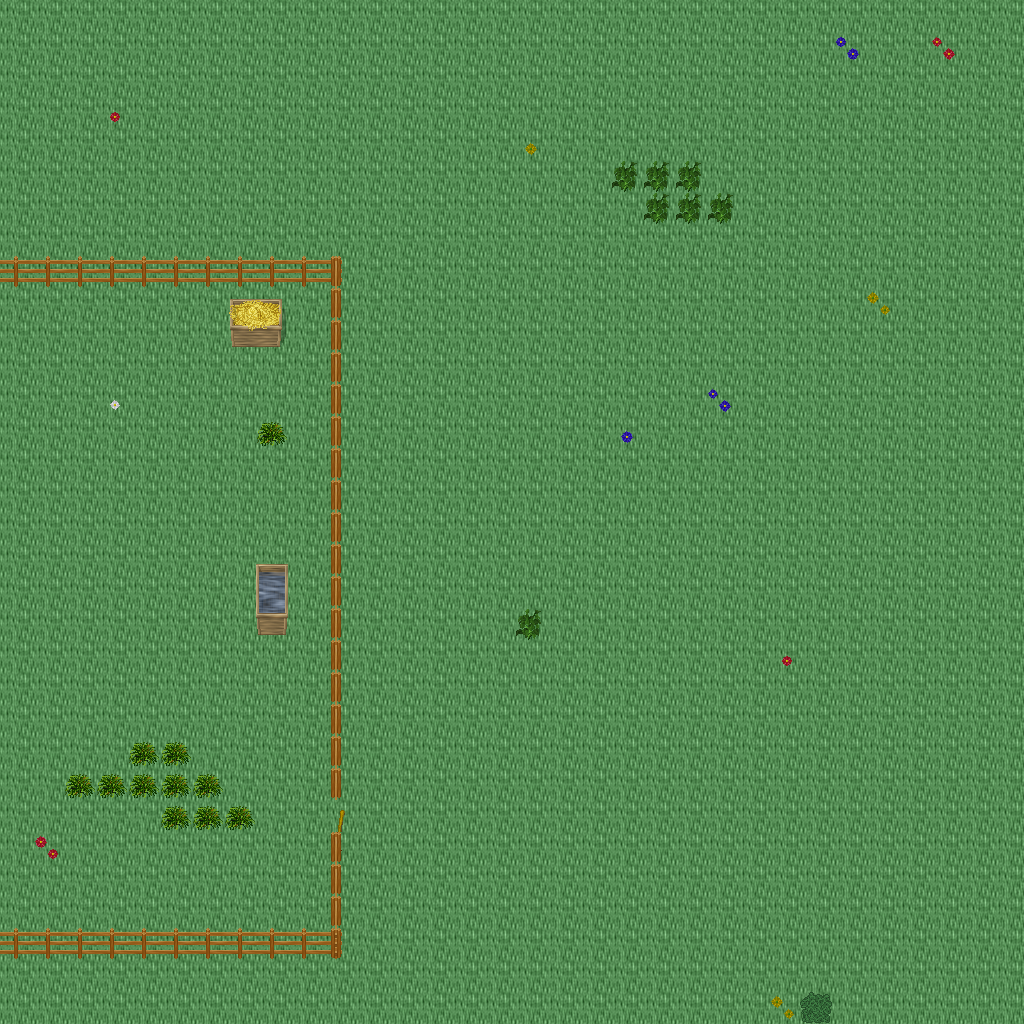

The image is a tile-based game level rendered from a .tmx file. Its description and source (layers, tilesets, objects; grid data summarised) follow:
An orthogonal 32x32 tile map with 32x32 px tiles, 5 tile layers (Ground, Objects, Objects2, Above, ...), 1 hidden layer not drawn, 49 tilesets.

<map version="1.10" tiledversion="1.11.0" orientation="orthogonal" renderorder="right-down" width="32" height="32" tilewidth="32" tileheight="32" infinite="0" nextlayerid="11" nextobjectid="1">
 <tileset firstgid="1" name="ground_ground" tilewidth="32" tileheight="32" tilecount="33" columns="3">
  <image source="../drawable/ground_ground.png" width="96" height="352" />
 </tileset>
 <tileset firstgid="34" name="building_wall_old_wood" tilewidth="32" tileheight="32" tilecount="9" columns="3">
  <image source="../drawable/building_wall_old_wood.png" width="96" height="96" />
 </tileset>
 <tileset firstgid="43" name="building_fence_fence_wooden" tilewidth="32" tileheight="32" tilecount="12" columns="3">
  <image source="../drawable/building_fence_fence_wooden.png" width="96" height="128" />
 </tileset>
 <tileset firstgid="55" name="building_fence_fence_chunky" tilewidth="32" tileheight="32" tilecount="21" columns="3">
  <image source="../drawable/building_fence_fence_chunky.png" width="96" height="224" />
 </tileset>
 <tileset firstgid="76" name="plant_stump_stump_brown" tilewidth="32" tileheight="32" tilecount="4" columns="2">
  <image source="../drawable/plant_stump_stump_brown.png" width="64" height="64" />
 </tileset>
 <tileset firstgid="80" name="ground_earth_edges" tilewidth="32" tileheight="32" tilecount="18" columns="6">
  <image source="../drawable/ground_earth_edges.png" width="192" height="96" />
 </tileset>
 <tileset firstgid="98" name="ground_grass_corners" tilewidth="32" tileheight="32" tilecount="24" columns="6">
  <image source="../drawable/ground_grass_corners.png" width="192" height="128" />
 </tileset>
 <tileset firstgid="122" name="ground_grass_edges" tilewidth="32" tileheight="32" tilecount="36" columns="12">
  <image source="../drawable/ground_grass_edges.png" width="384" height="96" />
 </tileset>
 <tileset firstgid="158" name="plant_tree_apple_tree" tilewidth="32" tileheight="32" tilecount="9" columns="3">
  <image source="../drawable/plant_tree_apple_tree.png" width="96" height="96" />
 </tileset>
 <tileset firstgid="167" name="plant_tree_chestnut_tree" tilewidth="32" tileheight="32" tilecount="20" columns="4">
  <image source="../drawable/plant_tree_chestnut_tree.png" width="128" height="160" />
 </tileset>
 <tileset firstgid="187" name="plant_tree_crack_willow" tilewidth="32" tileheight="32" tilecount="20" columns="4">
  <image source="../drawable/plant_tree_crack_willow.png" width="128" height="160" />
 </tileset>
 <tileset firstgid="207" name="furniture_chair_bench_iron" tilewidth="32" tileheight="32" tilecount="4" columns="2">
  <image source="../drawable/furniture_chair_bench_iron.png" width="64" height="64" />
 </tileset>
 <tileset firstgid="211" name="furniture_chair_bench_iron_reverse" tilewidth="32" tileheight="32" tilecount="4" columns="2">
  <image source="../drawable/furniture_chair_bench_iron_reverse.png" width="64" height="64" />
 </tileset>
 <tileset firstgid="215" name="object_hay_cart" tilewidth="32" tileheight="32" tilecount="1" columns="1">
  <image source="../drawable/object_hay_cart.png" width="32" height="32" />
 </tileset>
 <tileset firstgid="216" name="building_wall_walls_siding" tilewidth="32" tileheight="32" tilecount="16" columns="4">
  <image source="../drawable/building_wall_walls_siding.png" width="128" height="128" />
 </tileset>
 <tileset firstgid="232" name="building_roof_brown" tilewidth="32" tileheight="32" tilecount="20" columns="5">
  <image source="../drawable/building_roof_brown.png" width="160" height="128" />
 </tileset>
 <tileset firstgid="252" name="building_door_door" tilewidth="32" tileheight="32" tilecount="6" columns="3">
  <image source="../drawable/building_door_door.png" width="96" height="64" />
 </tileset>
 <tileset firstgid="258" name="item_tools" tilewidth="32" tileheight="32" tilecount="9" columns="3">
  <image source="../drawable/item_tools.png" width="96" height="96" />
 </tileset>
 <tileset firstgid="267" name="ground_cobbled_paving" tilewidth="32" tileheight="32" tilecount="1" columns="1">
  <image source="../drawable/ground_cobbled_paving.png" width="32" height="32" />
 </tileset>
 <tileset firstgid="268" name="item_bazaar_produce" tilewidth="32" tileheight="32" tilecount="4" columns="2">
  <image source="../drawable/item_bazaar_produce.png" width="64" height="64" />
 </tileset>
 <tileset firstgid="272" name="item_sacks" tilewidth="32" tileheight="32" tilecount="2" columns="2">
  <image source="../drawable/item_sacks.png" width="64" height="32" />
 </tileset>
 <tileset firstgid="274" name="building_barnyard" tilewidth="32" tileheight="32" tilecount="200" columns="8">
  <image source="../drawable/building_barnyard.png" width="256" height="800" />
 </tileset>
 <tileset firstgid="474" name="plant_flower_planted_containers" tilewidth="32" tileheight="32" tilecount="16" columns="4">
  <image source="../drawable/plant_flower_planted_containers.png" width="128" height="128" />
 </tileset>
 <tileset firstgid="490" name="furniture_chair_wooden_rustic" tilewidth="32" tileheight="32" tilecount="8" columns="4">
  <image source="../drawable/furniture_chair_wooden_rustic.png" width="128" height="64" />
 </tileset>
 <tileset firstgid="498" name="furniture_table_brick_base" tilewidth="32" tileheight="32" tilecount="3" columns="3">
  <image source="../drawable/furniture_table_brick_base.png" width="96" height="32" />
 </tileset>
 <tileset firstgid="501" name="building_stairs_wooden_stairs" tilewidth="32" tileheight="32" tilecount="9" columns="3">
  <image source="../drawable/building_stairs_wooden_stairs.png" width="96" height="96" />
 </tileset>
 <tileset firstgid="510" name="plant_tree_maple_tree" tilewidth="32" tileheight="32" tilecount="72" columns="8">
  <image source="../drawable/plant_tree_maple_tree.png" width="256" height="288" />
 </tileset>
 <tileset firstgid="582" name="building_decoration_chimney_big" tilewidth="32" tileheight="32" tilecount="2" columns="1">
  <image source="../drawable/building_decoration_chimney_big.png" width="32" height="64" />
 </tileset>
 <tileset firstgid="584" name="logic_item_corn" tilewidth="32" tileheight="32" tilecount="5" columns="5">
  <image source="../drawable/logic_item_corn.png" width="160" height="32" />
 </tileset>
 <tileset firstgid="589" name="logic_collision" tilewidth="32" tileheight="32" tilecount="1" columns="1">
  <image source="../drawable/logic_collision.png" width="32" height="32" />
 </tileset>
 <tileset firstgid="590" name="plant_bush_bushes" tilewidth="32" tileheight="32" tilecount="10" columns="5">
  <image source="../drawable/plant_bush_bushes.png" width="160" height="64" />
 </tileset>
 <tileset firstgid="600" name="logic_item_vegetable" tilewidth="32" tileheight="32" tilecount="16" columns="8">
  <image source="../drawable/logic_item_vegetable.png" width="256" height="64" />
 </tileset>
 <tileset firstgid="616" name="plant_flower_daisy_blue" tilewidth="32" tileheight="32" tilecount="8" columns="2">
  <image source="../drawable/plant_flower_daisy_blue.png" width="64" height="128" />
 </tileset>
 <tileset firstgid="624" name="plant_flower_daisy_red" tilewidth="32" tileheight="32" tilecount="8" columns="2">
  <image source="../drawable/plant_flower_daisy_red.png" width="64" height="128" />
 </tileset>
 <tileset firstgid="632" name="plant_flower_daisy_white" tilewidth="32" tileheight="32" tilecount="8" columns="2">
  <image source="../drawable/plant_flower_daisy_white.png" width="64" height="128" />
 </tileset>
 <tileset firstgid="640" name="plant_flower_daisy_yellow" tilewidth="32" tileheight="32" tilecount="8" columns="2">
  <image source="../drawable/plant_flower_daisy_yellow.png" width="64" height="128" />
 </tileset>
 <tileset firstgid="648" name="plant_tree_tree_darkgreen" tilewidth="32" tileheight="32" tilecount="88" columns="8">
  <image source="../drawable/plant_tree_tree_darkgreen.png" width="256" height="352" />
 </tileset>
 <tileset firstgid="736" name="logic_creature_animal" tilewidth="32" tileheight="32" tilecount="32" columns="8">
  <image source="../drawable/logic_creature_animal.png" width="256" height="128" />
 </tileset>
 <tileset firstgid="768" name="logic_creature_rodent" tilewidth="32" tileheight="32" tilecount="8" columns="8">
  <image source="../drawable/logic_creature_rodent.png" width="256" height="32" />
 </tileset>
 <tileset firstgid="776" name="logic_creature_farm_animal" tilewidth="32" tileheight="32" tilecount="16" columns="8">
  <image source="../drawable/logic_creature_farm_animal.png" width="256" height="64" />
 </tileset>
 <tileset firstgid="792" name="ground_green_paving" tilewidth="32" tileheight="32" tilecount="18" columns="3">
  <image source="../drawable/ground_green_paving.png" width="96" height="192" />
 </tileset>
 <tileset firstgid="810" name="logic_protection" tilewidth="32" tileheight="32" tilecount="2" columns="2">
  <image source="../drawable/logic_protection.png" width="64" height="32" />
 </tileset>
 <tileset firstgid="812" name="item_hen_nest" tilewidth="32" tileheight="32" tilecount="1" columns="1">
  <image source="../drawable/item_hen_nest.png" width="32" height="32" />
 </tileset>
 <tileset firstgid="813" name="logic_item_dairy" tilewidth="32" tileheight="32" tilecount="1" columns="1">
  <image source="../drawable/logic_item_dairy.png" width="32" height="32" />
 </tileset>
 <tileset firstgid="814" name="light_door_light_ew" tilewidth="32" tileheight="32" tilecount="18" columns="6">
  <image source="../drawable/light_door_light_ew.png" width="192" height="96" />
 </tileset>
 <tileset firstgid="832" name="light_door_light" tilewidth="32" tileheight="32" tilecount="12" columns="3">
  <image source="../drawable/light_door_light.png" width="96" height="128" />
 </tileset>
 <tileset firstgid="844" name="item_firewood" tilewidth="32" tileheight="32" tilecount="12" columns="3">
  <image source="../drawable/item_firewood.png" width="96" height="128" />
 </tileset>
 <tileset firstgid="856" name="furniture_sink_manger" tilewidth="32" tileheight="32" tilecount="18" columns="6">
  <image source="../drawable/furniture_sink_manger.png" width="192" height="96" />
 </tileset>
 <tileset firstgid="874" name="logic_creature_fowl" tilewidth="32" tileheight="32" tilecount="6" columns="6">
  <image source="../drawable/logic_creature_fowl.png" width="192" height="32" />
 </tileset>
 <layer id="1" name="Ground" width="32" height="32">
  <data>[1024 cells, 1024 non-empty, 1 distinct tile ids]</data>
 </layer>
 <layer id="2" name="Objects" width="32" height="32">
  <data>[1024 cells, 76 non-empty, 21 distinct tile ids]</data>
 </layer>
 <layer id="3" name="Objects2" width="32" height="32">
  <data>[1024 cells, 3 non-empty, 2 distinct tile ids]</data>
 </layer>
 <layer id="4" name="Above" width="32" height="32">
  <data>[1024 cells, 3 non-empty, 3 distinct tile ids]</data>
 </layer>
 <layer id="5" name="Above2" width="32" height="32">
  <data>[1024 cells, 0 non-empty, 0 distinct tile ids]</data>
 </layer>
 <layer id="6" name="Walkable" width="32" height="32" visible="0">
  <data>[1024 cells, 63 non-empty, 1 distinct tile ids]</data>
 </layer>
 <objectgroup id="7" name="Mapevents" />
 <objectgroup id="8" name="Spawn" />
 <objectgroup id="9" name="Keys" />
 <objectgroup id="10" name="Replace" />
</map>
